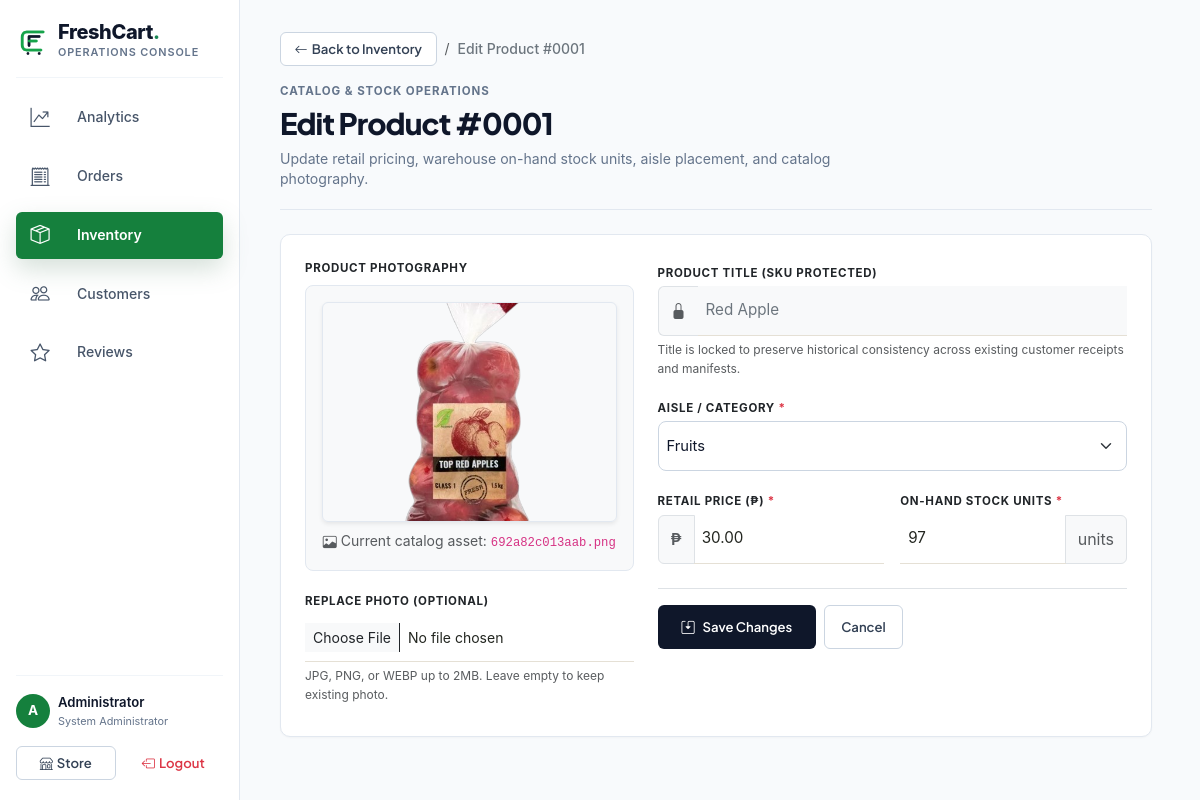
Before: /admin/product_edit.php?id=1 (signed in) with the older database file.
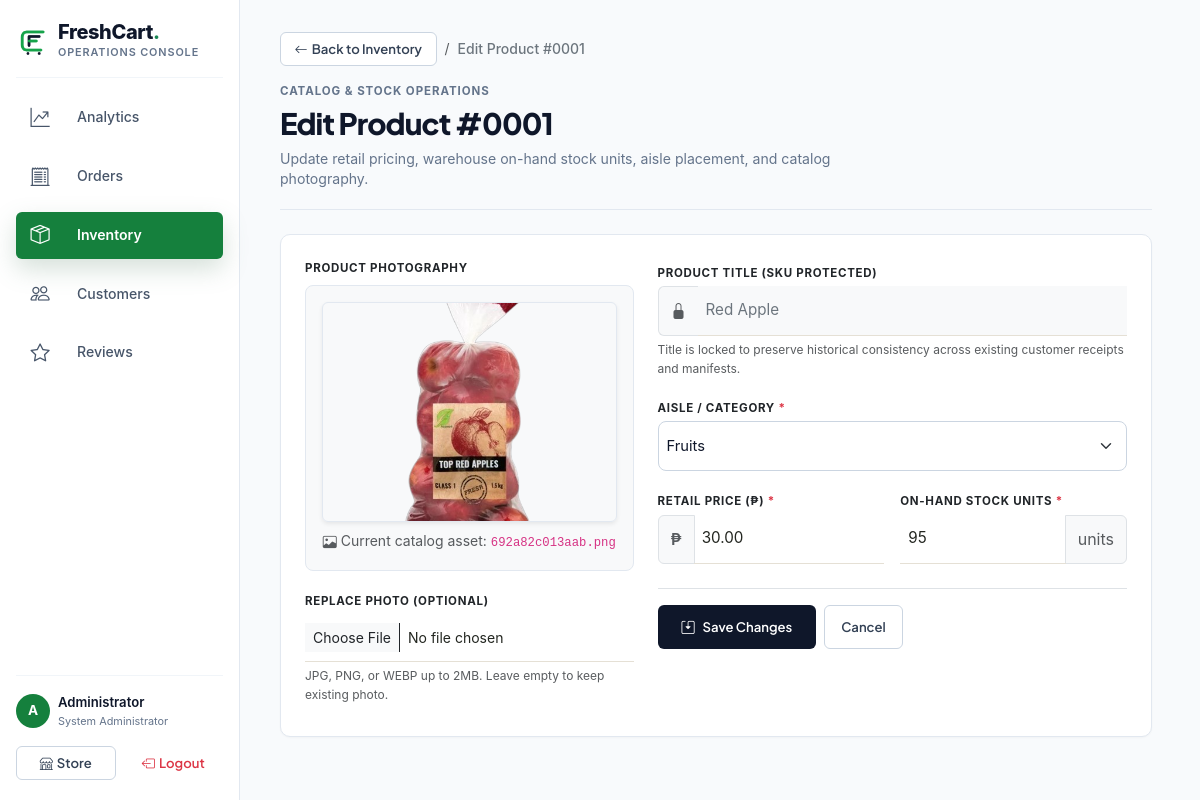
After: the same page with the newer database file.
### tables this page shows
CREATE TABLE `products` (
  `id` int(11) NOT NULL AUTO_INCREMENT,
  `name` varchar(100) NOT NULL,
  `price` decimal(10,2) NOT NULL,
  `image` varchar(255) DEFAULT 'default.jpg',
  `stock_qty` int(11) DEFAULT 0,
  `image_url` varchar(255) DEFAULT NULL,
  `category` varchar(50) DEFAULT NULL,
  PRIMARY KEY (`id`),
  KEY `idx_products_category` (`category`)
);

### admin/product_edit.php (the view, shortened to what the changed rows need)
<?php
require_once __DIR__ . '/../config/db.php';
$id = isset($_GET['id']) ? (int)$_GET['id'] : 0;
$stmt = $pdo->prepare("SELECT * FROM products WHERE id = ?");
$stmt->execute([$id]);
$product = $stmt->fetch(PDO::FETCH_ASSOC);
$categories = $pdo->query("SELECT DISTINCT category FROM products WHERE category IS NOT NULL AND category != '' ORDER BY category ASC")->fetchAll(PDO::FETCH_COLUMN);
?>
<!DOCTYPE html>
<html lang="en">
<head>
    <link href="https://cdn.jsdelivr.net/npm/bootstrap@5.3.0/dist/css/bootstrap.min.css" rel="stylesheet">
    <link rel="stylesheet" href="https://cdn.jsdelivr.net/npm/bootstrap-icons@1.11.0/font/bootstrap-icons.css">
    <link rel="stylesheet" href="../assets/css/style.css?v=<?= time(); ?>">
</head>
<body class="admin-body">
    <div class="admin-wrapper">
        <main class="admin-main" id="mainContent" role="main">
            <div class="admin-view-header mb-4">
                <div class="admin-view-header-main">
                    <div class="admin-view-heading-group">
                        <h1 class="admin-view-title mb-1">Edit Product #<?= str_pad($id, 4, '0', STR_PAD_LEFT) ?></h1>
                    </div>
                </div>
            </div>
            <div class="admin-card p-4">
                <form method="POST" enctype="multipart/form-data" id="editProductForm">
                    <div class="row g-4">
                        <div class="col-lg-5">
                            <div class="d-flex flex-column h-100">
                                <div class="border rounded-3 p-3 text-center bg-light mb-3 position-relative" style="border-color: #e2e8f0 !important;">
                                    <img src="../assets/images/<?= htmlspecialchars($product['image'] ?: 'default.jpg') ?>" id="currentPreviewImage" alt="<?= htmlspecialchars($product['name']) ?>" class="img-fluid rounded-2 shadow-sm" style="width: 100%; max-height: 220px; object-fit: cover; border: 1px solid #e2e8f0;">
                                    <div class="mt-2 text-muted small d-flex align-items-center justify-content-center gap-1" id="previewBadge">
                                        <i class="bi bi-image text-muted"></i>
                                        <span>Current catalog asset: <code><?= htmlspecialchars($product['image'] ?: 'default.jpg') ?></code></span>
                                    </div>
                                </div>
                            </div>
                        </div>
                        <div class="col-lg-7">
                            <div class="mb-3">
                                <div class="input-group">
                                    <span class="input-group-text bg-light text-muted border-end-0">
                                        <i class="bi bi-lock-fill"></i>
                                    </span>
                                    <input type="text" class="form-control bg-light text-secondary border-start-0" value="<?= htmlspecialchars($product['name']) ?>" readonly style="font-size: 0.95rem; min-height: 44px;" aria-label="Product title">
                                </div>
                            </div>
                            <div class="mb-3">
                                <label for="editCategory" class="form-label text-dark fw-bold small text-uppercase mb-1" style="font-size: 0.72rem; letter-spacing: 0.06em;">
                                    Aisle / Category <span class="text-danger">*</span>
                                </label>
                                <select id="editCategory" name="category" class="form-select" required style="font-size: 0.92rem; min-height: 44px;">
                                    <?php foreach ($categories as $cat): ?>
                                        <option value="<?= htmlspecialchars($cat) ?>" <?= ($product['category'] === $cat) ? 'selected' : '' ?>>
                                            <?= htmlspecialchars($cat) ?>
                                        </option>
                                    <?php endforeach; ?>
                                </select>
                            </div>
                            <div class="row g-3 mb-4">
                                <div class="col-sm-6">
                                    <div class="input-group">
                                        <span class="input-group-text bg-light text-muted fw-semibold">₱</span>
                                        <input type="number" id="editPrice" step="0.01" min="0" name="price" class="form-control" value="<?= htmlspecialchars($product['price']) ?>" required style="font-size: 0.95rem; min-height: 44px;">
                                    </div>
                                </div>
                                <div class="col-sm-6">
                                    <div class="input-group">
                                        <input type="number" id="editStock" min="0" name="stock_qty" class="form-control" value="<?= (int)$product['stock_qty'] ?>" required style="font-size: 0.95rem; min-height: 44px;">
                                        <span class="input-group-text bg-light text-muted small">units</span>
                                    </div>
                                </div>
                            </div>
                        </div>
                    </div>
                </form>
            </div>
        </main>
    </div>
</body>
</html>

Changed rows visible on the page:
changed products "692a82c013aab.png": stock_qty "97" → "95"
